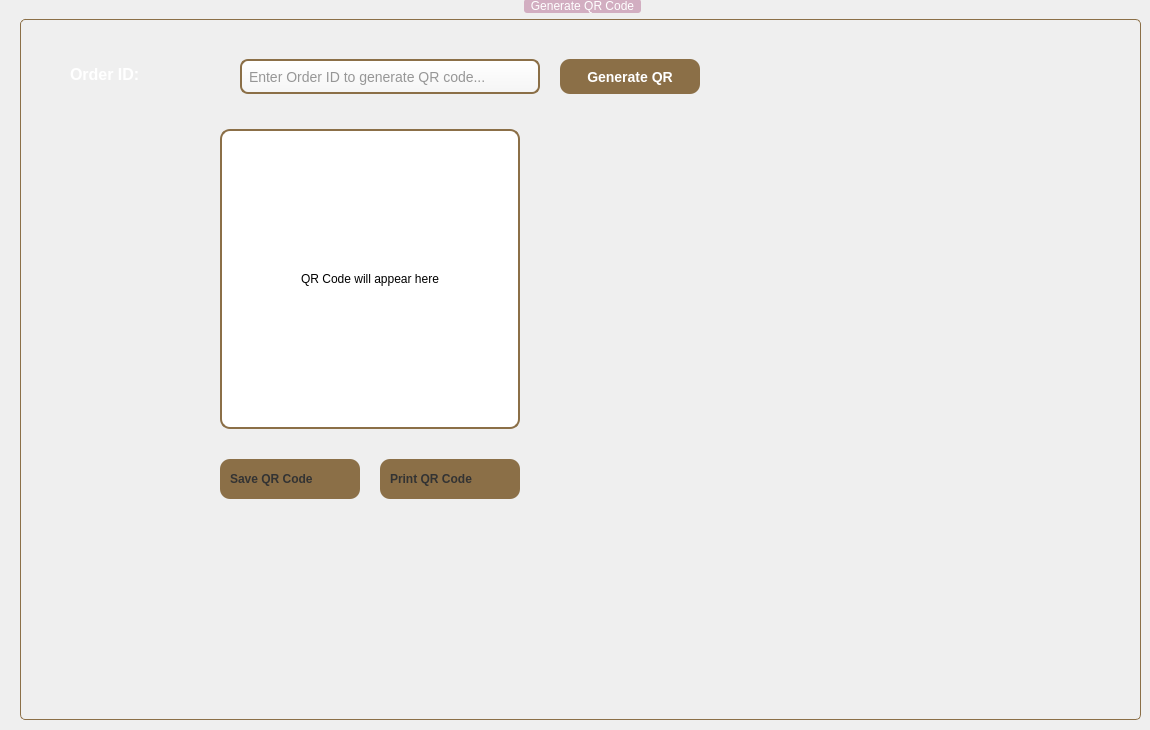
        <widget class="QWidget" name="tab_qrcode">
         <attribute name="title">
          <string>QR Code</string>
         </attribute>
         <widget class="QGroupBox" name="group_qr">
          <property name="geometry">
           <rect>
            <x>20</x>
            <y>-1</y>
            <width>1121</width>
            <height>721</height>
           </rect>
          </property>
          <property name="styleSheet">
           <string notr="true">
          QGroupBox { background-color: transparent; border: 1px solid #8B6F47; border-radius: 5px; margin-top: 20px; }
          QGroupBox::title { subcontrol-origin: margin; subcontrol-position: top center; padding: 0 5px; background-color: rgb(210, 174, 193); font-weight: bold; color: white; border-radius: 3px; }

           QLineEdit {
            background: qlineargradient(x1:0, y1:0, x2:0, y2:1, stop:0 #FFFFFF, stop:1 #F5F5F5);
            border: 2px solid #8B6F47;
            border-radius: 8px;
            padding: 3px 12px;
            font-size: 14px;
            color: #333;
            selection-background-color: #8B6F47;
            selection-color: white;
        }
        QLineEdit:hover {
            border: 2px solid #A0825A;
            background: qlineargradient(x1:0, y1:0, x2:0, y2:1, stop:0 #FFFFFF, stop:1 #FAFAFA);
        }
        QLineEdit:focus {
            border: 2px solid #8B4513; 
            background: #FFFAF0;
        }

           QLineEdit {
            background: qlineargradient(x1:0, y1:0, x2:0, y2:1, stop:0 #FFFFFF, stop:1 #F5F5F5);
            border: 2px solid #8B6F47;
            border-radius: 8px;
            padding: 3px 12px;
            font-size: 14px;
            color: #333;
            selection-background-color: #8B6F47;
            selection-color: white;
        }
        QLineEdit:hover {
            border: 2px solid #A0825A;
            background: qlineargradient(x1:0, y1:0, x2:0, y2:1, stop:0 #FFFFFF, stop:1 #FAFAFA);
        }
        QLineEdit:focus {
            border: 2px solid #8B4513; 
            background: #FFFAF0;
        }
          QGroupBox::title { subcontrol-origin: margin; subcontrol-position: top center; padding: 0 5px; background-color: rgb(210, 174, 193); font-weight: bold; color: white; border-radius: 3px; }
         </string>
          </property>
          <property name="title">
           <string>Generate QR Code</string>
          </property>
          <widget class="QLabel" name="label_qr_order_id">
           <property name="geometry">
            <rect>
             <x>50</x>
             <y>60</y>
             <width>150</width>
             <height>30</height>
            </rect>
           </property>
           <property name="styleSheet">
            <string notr="true">color: white; font-size: 16px; font-weight: bold;</string>
           </property>
           <property name="text">
            <string>Order ID:</string>
           </property>
          </widget>
          <widget class="QLineEdit" name="le_qr_order_id">
           <property name="geometry">
            <rect>
             <x>220</x>
             <y>60</y>
             <width>300</width>
             <height>35</height>
            </rect>
           </property>
           <property name="styleSheet">
            <string notr="true"> padding: 5px; font-size: 14px;</string>
           </property>
           <property name="placeholderText">
            <string>Enter Order ID to generate QR code...</string>
           </property>
          </widget>
          <widget class="QPushButton" name="btn_generate_qr">
           <property name="geometry">
            <rect>
             <x>540</x>
             <y>60</y>
             <width>140</width>
             <height>35</height>
            </rect>
           </property>
           <property name="styleSheet">
            <string notr="true">
         QPushButton { background-color: #8B6F47; border-radius: 10px; color: white; font-weight: bold; font-size: 14px; } QPushButton:hover { background-color: #FFF; border: 2px solid #8B6F47; color: #8B6F47; }
         QPushButton:hover { background-color: #FFF; border: 2px solid #8B6F47; }
        </string>
           </property>
           <property name="text">
            <string>Generate QR</string>
           </property>
          </widget>
          <widget class="QLabel" name="label_qr_display">
           <property name="geometry">
            <rect>
             <x>200</x>
             <y>130</y>
             <width>300</width>
             <height>300</height>
            </rect>
           </property>
           <property name="styleSheet">
            <string notr="true">
         border: 2px solid #8B6F47; 
         border-radius: 10px; 
         background-color: white;
         qproperty-alignment: AlignCenter;
        </string>
           </property>
           <property name="text">
            <string>QR Code will appear here</string>
           </property>
           <property name="scaledContents">
            <bool>true</bool>
           </property>
           <property name="alignment">
            <set>Qt::AlignmentFlag::AlignCenter</set>
           </property>
          </widget>
          <widget class="QPushButton" name="btn_save_qr">
           <property name="geometry">
            <rect>
             <x>200</x>
             <y>460</y>
             <width>140</width>
             <height>40</height>
            </rect>
           </property>
           <property name="styleSheet">
            <string notr="true">
                QPushButton { background-color: #8B6F47; border-radius: 10px; color: #333; font-weight: bold; padding-left: 10px; text-align: left; }
                QPushButton:hover { background-color: #FFF; border: 2px solid #8B6F47; }
        </string>
           </property>
           <property name="text">
            <string>Save QR Code</string>
           </property>
                     <property name="icon">
                        <iconset resource="resources.qrc">
                         <normaloff>:/assets/save.png</normaloff>:/assets/save.png</iconset>
                     </property>
                     <property name="iconSize">
                        <size>
                         <width>24</width>
                         <height>24</height>
                        </size>
                     </property>
          </widget>
          <widget class="QPushButton" name="btn_print_qr">
           <property name="geometry">
            <rect>
             <x>360</x>
             <y>460</y>
             <width>140</width>
             <height>40</height>
            </rect>
           </property>
           <property name="styleSheet">
            <string notr="true">
                QPushButton { background-color: #8B6F47; border-radius: 10px; color: #333; font-weight: bold; padding-left: 10px; text-align: left; }
                QPushButton:hover { background-color: #FFF; border: 2px solid #8B6F47; }
        </string>
           </property>
           <property name="text">
            <string>Print QR Code</string>
           </property>
                     <property name="icon">
                        <iconset resource="resources.qrc">
                         <normaloff>:/assets/printer.png</normaloff>:/assets/printer.png</iconset>
                     </property>
                     <property name="iconSize">
                        <size>
                         <width>24</width>
                         <height>24</height>
                        </size>
                     </property>
          </widget>
         </widget>
        </widget>
